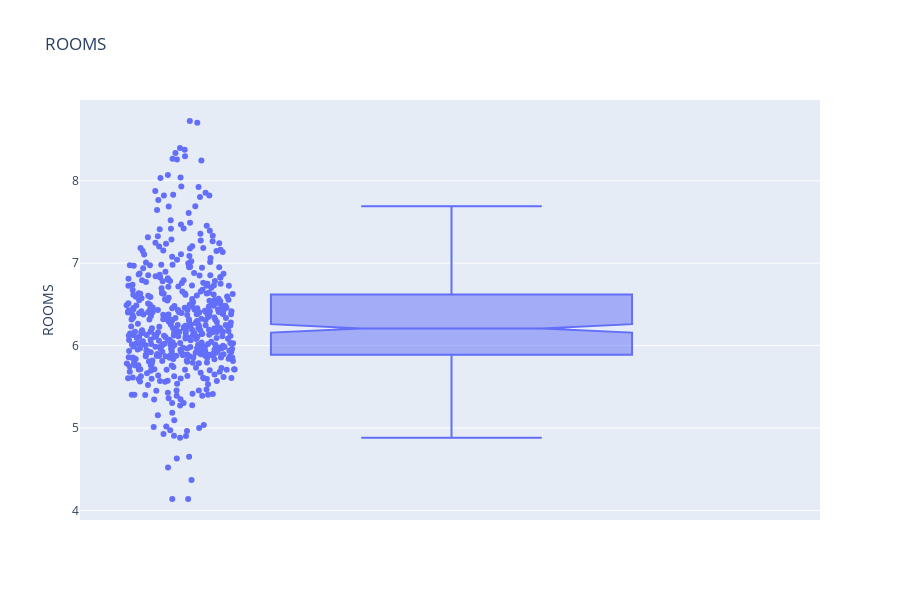

The notebook cell this image was saved under:
### Code cell
## boxplot after removal
fig = px.box(df, y="ROOMS", points="all",
             notched=True, # used notched shape
             title="ROOMS" )




fig.show()

### Figure 1 — Plotly figure (JSON) as saved in the notebook; plotly's stock layout.template omitted (floating-point values rounded to 4 significant figures; data arrays with more than 128 entries replaced by an {"elided": "..."} marker saying what was removed)
{"data": [{"alignmentgroup": "True", "boxpoints": "all", "hoverlabel": {"namelength": 0}, "hovertemplate": "ROOMS=%{y}", "legendgroup": "", "marker": {"color": "#636efa"}, "name": "", "notched": true, "offsetgroup": "", "orientation": "v", "showlegend": false, "type": "box", "x0": " ", "xaxis": "x", "y": {"elided": "498 float values"}, "y0": " ", "yaxis": "y"}], "layout": {"boxmode": "group", "height": 600, "legend": {"tracegroupgap": 0}, "title": {"text": "ROOMS"}, "xaxis": {"anchor": "y", "domain": [0, 1]}, "yaxis": {"anchor": "x", "domain": [0, 1], "title": {"text": "ROOMS"}}}}
